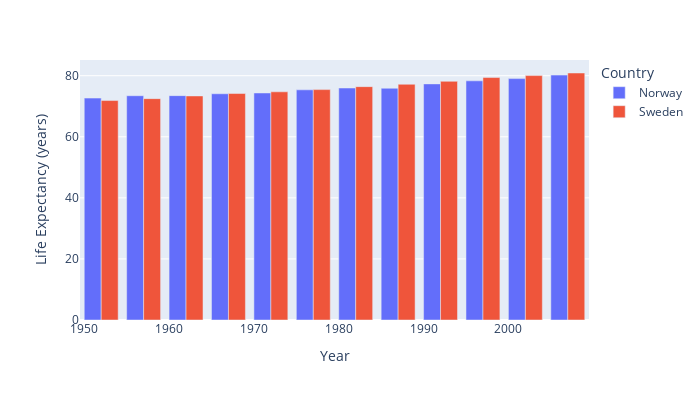

The notebook cell saved with this chart:
### Code cell
# Make a barplot with both Norway and Sweden in the same plot. Let the countries be side by side for each year.
fig = px.bar(df[df['country'].isin(['Norway', 'Sweden'])], x='year', y='lifeExp', color='country', barmode='group', width=700, height=400)
fig.update_xaxes(title='Year')
fig.update_yaxes(title='Life Expectancy (years)')
fig.update_layout(legend_title_text='Country')
fig.show()

### Figure 1 — Plotly figure (JSON) as saved in the notebook; plotly's stock layout.template omitted (floating-point values rounded to 4 significant figures)
{"data": [{"alignmentgroup": "True", "hovertemplate": "country=Norway<br>year=%{x}<br>lifeExp=%{y}<extra></extra>", "legendgroup": "Norway", "marker": {"color": "#636efa", "pattern": {"shape": ""}}, "name": "Norway", "offsetgroup": "Norway", "orientation": "v", "showlegend": true, "textposition": "auto", "type": "bar", "x": [1952, 1957, 1962, 1967, 1972, 1977, 1982, 1987, 1992, 1997, 2002, 2007], "xaxis": "x", "y": [72.67, 73.44, 73.47, 74.08, 74.34, 75.37, 75.97, 75.89, 77.32, 78.32, 79.05, 80.2], "yaxis": "y"}, {"alignmentgroup": "True", "hovertemplate": "country=Sweden<br>year=%{x}<br>lifeExp=%{y}<extra></extra>", "legendgroup": "Sweden", "marker": {"color": "#EF553B", "pattern": {"shape": ""}}, "name": "Sweden", "offsetgroup": "Sweden", "orientation": "v", "showlegend": true, "textposition": "auto", "type": "bar", "x": [1952, 1957, 1962, 1967, 1972, 1977, 1982, 1987, 1992, 1997, 2002, 2007], "xaxis": "x", "y": [71.86, 72.49, 73.37, 74.16, 74.72, 75.44, 76.42, 77.19, 78.16, 79.39, 80.04, 80.88], "yaxis": "y"}], "layout": {"barmode": "group", "height": 400, "legend": {"title": {"text": "Country"}, "tracegroupgap": 0}, "margin": {"t": 60}, "width": 700, "xaxis": {"anchor": "y", "domain": [0, 1], "title": {"text": "Year"}}, "yaxis": {"anchor": "x", "domain": [0, 1], "title": {"text": "Life Expectancy (years)"}}}}
